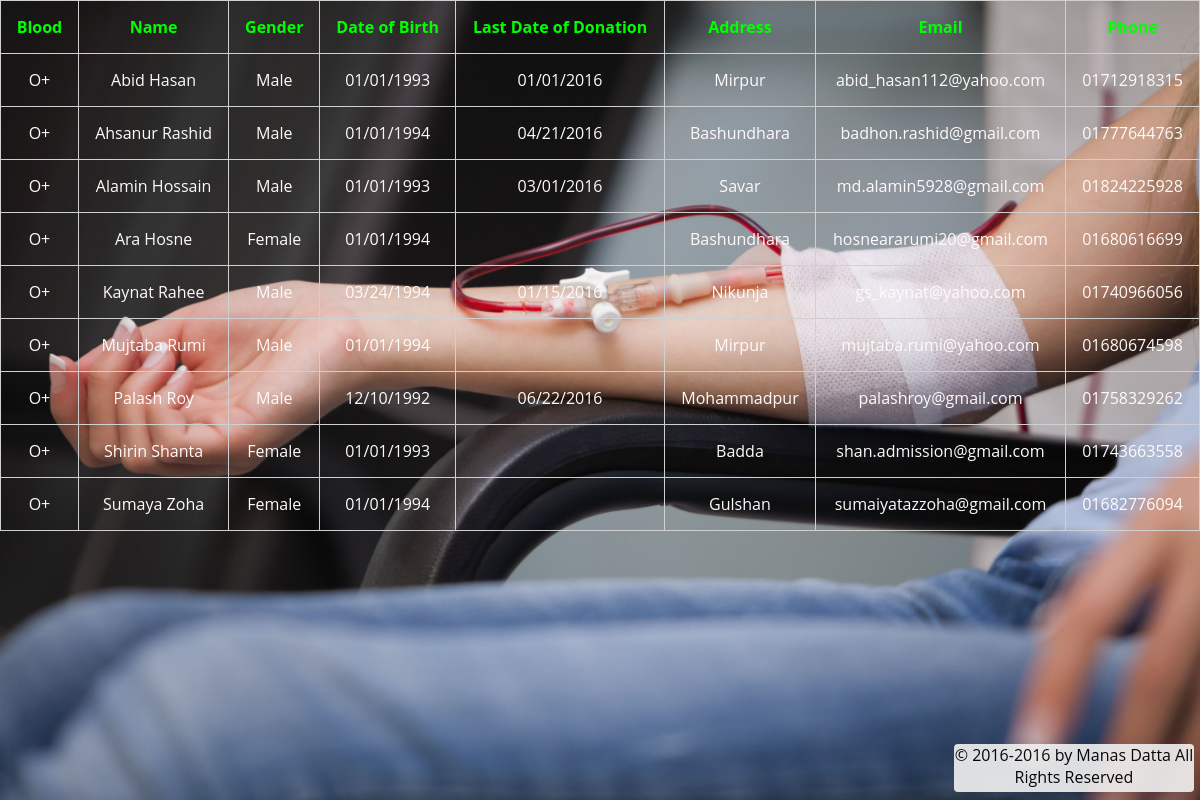
Page /donor.php?group=opos (signed in) on the committed database.
### tables this page shows
CREATE TABLE `bdms` (
  `fname` varchar(50) NOT NULL,
  `lname` varchar(50) NOT NULL,
  `dob` varchar(10) NOT NULL,
  `dod` varchar(10) DEFAULT NULL,
  `gender` varchar(10) NOT NULL,
  `blood` varchar(10) NOT NULL,
  `address` varchar(100) NOT NULL,
  `email` varchar(50) NOT NULL,
  `phone` varchar(25) NOT NULL,
  `username` varchar(25) NOT NULL,
  `password` varchar(25) NOT NULL
);

### donor.php (the view, shortened to what this page needs)
<?php
		$dbhost="localhost";
		$dbuser="root";
		$dbpass="";
		$dbname="bdmsdb";
		$connection=mysqli_connect($dbhost,$dbuser,$dbpass,$dbname);
?>
<?php
	if($_SESSION['group'] == "opos") {
		$sql_super = "SELECT *FROM bdms where blood = 'O+'";
		$result_super = $connection->query($sql_super);
		if ($result_super->num_rows > 0) {
			 echo "<table align='center'><tr><th>Blood</th><th>Name</th><th>Gender</th><th>Date of Birth</th><th>Last Date of Donation</th><th>Address</th><th>Email</th><th>Phone</th></tr>";
				 while($row_detail = $result_super->fetch_assoc()) {
					 echo "<tr><td>" . $row_detail["blood"]. "</td><td>" . $row_detail["fname"]. " " . $row_detail["lname"]. "</td><td>" . $row_detail["gender"]. "</td>
					 <td>" . $row_detail["dob"]. "</td><td>" . $row_detail["dod"]. "</td><td>" . $row_detail["address"]. "</td><td>" . $row_detail["email"]. "</td>
					 <td>" . $row_detail["phone"]. "</td></tr>";
				 }
			 echo "</table>";
		}
		else {
			echo "<script>
					alert('No results found!');
					window.location.href='home.php';
				</script>";
		}
	}
?>
<!DOCTYPE html>
<html>
<head>
</head>
<body>
	<div class="copyright">
		&copy; 2016-<?php echo date("Y");?>  by Manas Datta All Rights Reserved
	</div>
</body>
</html>

### donor.php (style rules this page uses)
body { margin:0 auto; background: url("res/images/signup.jpg") no-repeat; background-size: 100%; font-family: 'Open Sans', sans-serif; }
table { width:100%; font-family:inherit; font-weight:light; color: #FFFAFA ; }
th { color:#00FF00; }
table,td,th { border-collapse:collapse; border:solid #d0d0d0 1px; padding:15px; text-align: center; }
.copyright { position: absolute; height: 6%; width: 20%; position: absolute; background-color:#f1f1f1; opacity:.9; border-radius: 4px; bottom: 1%; right: .5%; text-align: center; }

### rows in the picture
bdms: blood "O+", fname "Abid", lname "Hasan", gender "Male", dob "01/01/1993", dod "01/01/2016", address "Mirpur", email "abid_hasan112@yahoo.com", phone "01712918315"
bdms: blood "O+", fname "Ahsanur", lname "Rashid", gender "Male", dob "01/01/1994", dod "04/21/2016", address "Bashundhara", email "badhon.rashid@gmail.com", phone "01777644763"
bdms: blood "O+", fname "Alamin", lname "Hossain", gender "Male", dob "01/01/1993", dod "03/01/2016", address "Savar", email "md.alamin5928@gmail.com", phone "01824225928"
bdms: blood "O+", fname "Ara", lname "Hosne", gender "Female", dob "01/01/1994", address "Bashundhara", email "hosneararumi20@gmail.com", phone "01680616699"
bdms: blood "O+", fname "Kaynat", lname "Rahee", gender "Male", dob "03/24/1994", dod "01/15/2016", address "Nikunja", email "gs_kaynat@yahoo.com", phone "01740966056"
bdms: blood "O+", fname "Mujtaba", lname "Rumi", gender "Male", dob "01/01/1994", address "Mirpur", email "mujtaba.rumi@yahoo.com", phone "01680674598"
bdms: blood "O+", fname "Palash", lname "Roy", gender "Male", dob "12/10/1992", dod "06/22/2016", address "Mohammadpur", email "palashroy@gmail.com", phone "01758329262"
bdms: blood "O+", fname "Shirin", lname "Shanta", gender "Female", dob "01/01/1993", address "Badda", email "shan.admission@gmail.com", phone "01743663558"
bdms: blood "O+", fname "Sumaya", lname "Zoha", gender "Female", dob "01/01/1994", address "Gulshan", email "sumaiyatazzoha@gmail.com", phone "01682776094"
